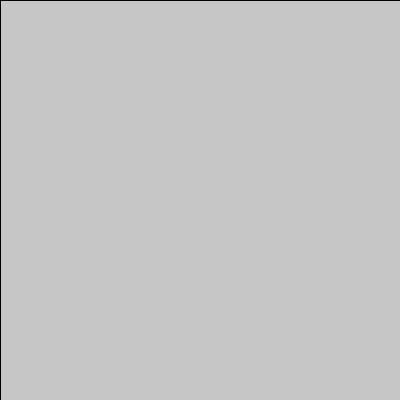
Frame 1 (no input)
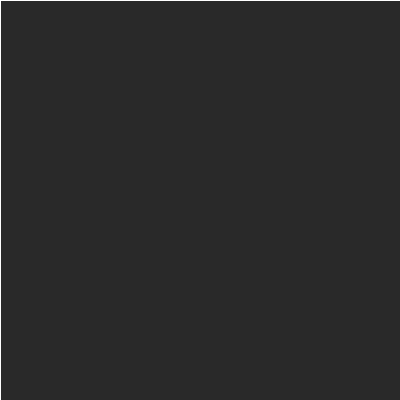
Frame 60 (the mouse pressed at the canvas centre just before this capture)
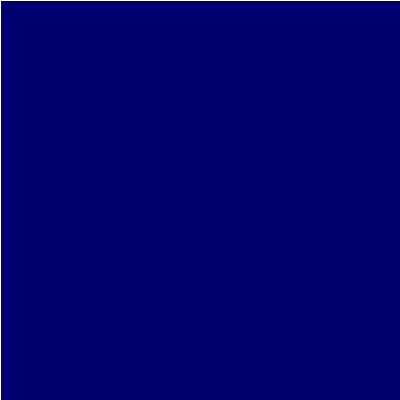
Frame 120 (the mouse held since frame 60 and released just before this capture)

The Processing sketch that drew these frames (run headless with seeded random() and noise(); from frame 60 on, the mouse is pressed at the canvas centre):

// Processing sketch: processing_13940
// ── processing_13940.pde

/**Made by Nathan Nifong edited by ellen khansefid
 * 400 particles are initialized with random positions and velocities.<br>
 * around each particle there is a repulsive zone between 30 and 50 pixels from it.<br>
 * other particles within that repulsive zone are pushed away in proprtion to the inverse of thier distance from that particle.<br>
 * a global compressive force pushes all particles toward the center in proportion to thier distance from the center.
 */
 
int num=250; //number of points
float rf = 0.5; //strength of repulsive force
float inner = 30; //inner boundary of repulsive zone in pixels
float outer = 80; //outer boundary of repulsive zone in pixels
float gpf = 0.001; //strength of global compressive force
float fr = 0.7; //friction factor: multiplied by velocity each frame
Part[] p = new Part[num];
 
void setup()
{
  size(400, 400);
  smooth();
  for(int i=0; i<num; i++)
  {
    p[i] = new Part(random(600,300),random(600,300),random(-0.0001,0.0001),random(-0.01,0.01));
  }
}
  
void draw()
{
  if (frameCount==100)
    background(0,0,200);
  fill(0,0,0,7);
  rect(0,0,width,height);
  noFill();
  stroke(255);
  for(int i=0; i<num; i++)
  {
    p[i].calcvel();
    p[i].move();
    p[i].render();
  }
}
 
class Part
{
  public float px,py,vx,vy;
   
  Part(float PXA, float PYA, float VXA, float VYA)
  {
    px = PXA;
    py = PYA;
    vx = VXA;
    vy = VYA;
  }
   
  void calcvel()
  {
    float dx=0,dy=0,dis,rad,ax,ay;
    for(int i=0; i<num; i++)
    {
      if (p[i].px != px)
      {
         
        dx = p[i].px-px;
        dy = p[i].py-py;
        dis = sqrt(sq(dx)+sq(dy));
         
        if (dis<outer && dis>inner)
        {
          rad = atan(dy/dx);
          ax = (1/dis)*cos(rad);
          ay = (1/dis)*sin(rad);
           
          if (dx > 0)
            ax *= -1;
             
          vx += rf*ax;
          vy += rf*ay;
        }
      }
    }
     
    vx += gpf*(200-px);
    vy += gpf*(200-py);
     
    vx *= fr;
    vy *= fr;
     
    if (abs(px-mouseX)<25 && abs(py-mouseY)<25 && mousePressed)
    {
      vx += random(-1,1);
      vy += random(-1,1);
    }
  }
   
  void move()
  {
    px += vx;
    py += vy;
  }
   
  void render()
  {
    point(px,py);
  }
}
